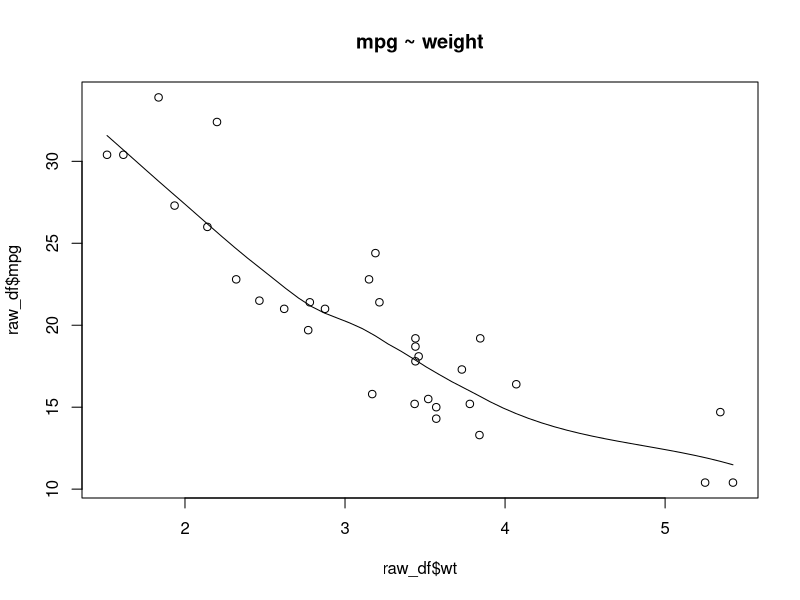
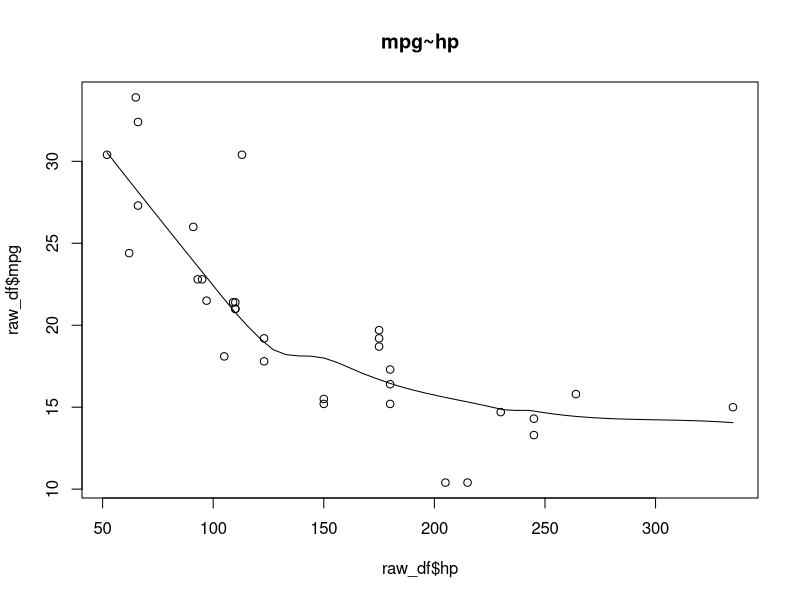
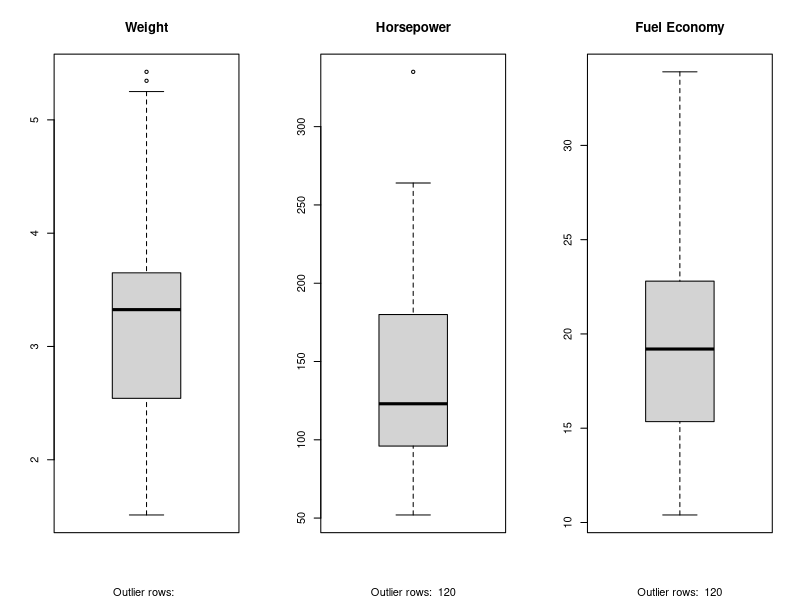
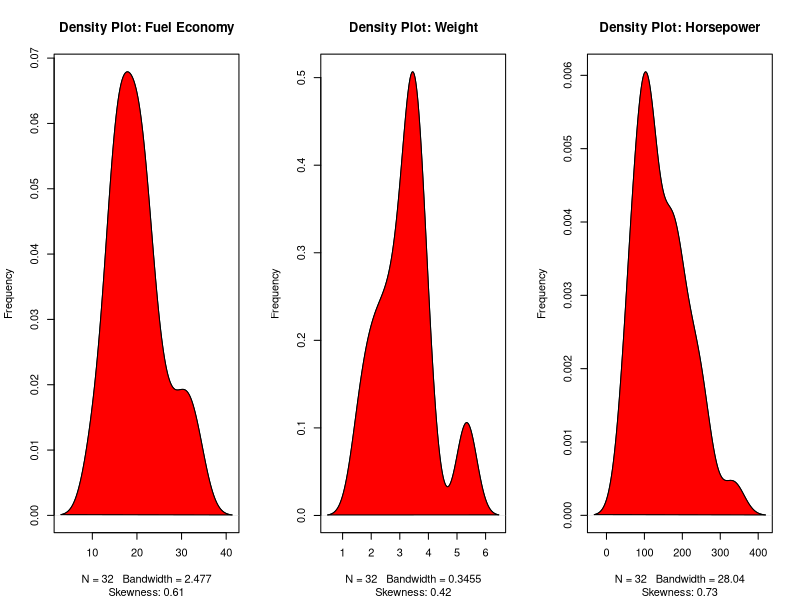

These figures' R source, in order:
## ---- chunk 1
head(mtcars)  # display the first 6 observations
## ---- chunk 2
raw_df <- data.frame(mtcars)
## ---- chunk 3
scatter.smooth(x=raw_df$wt, y=raw_df$mpg, main="mpg ~ weight")  # scatterplot
scatter.smooth(x=raw_df$hp, y=raw_df$mpg, main="mpg~hp")
## ---- chunk 4

par(mfrow = c(1, 3))

boxplot(raw_df$wt, main="Weight", sub=paste("Outlier rows: ", boxplot.stats(cars$speed)$out))  # box plot for 'weight'

boxplot(raw_df$hp, main="Horsepower", sub=paste("Outlier rows: ", boxplot.stats(cars$dist)$out))  # box plot for 'hp'

boxplot(raw_df$mpg, main="Fuel Economy", sub=paste("Outlier rows: ", boxplot.stats(cars$dist)$out))  # box plot for 'mpg'
## ---- chunk 5
library(e1071)  # for skewness function

plot(density(raw_df$mpg), main="Density Plot: Fuel Economy", ylab="Frequency", sub=paste("Skewness:", round(e1071::skewness(raw_df$mpg), 2)))  # density plot for 'mpg'
polygon(density(raw_df$mpg), col="red")

plot(density(raw_df$wt), main="Density Plot: Weight", ylab="Frequency", sub=paste("Skewness:", round(e1071::skewness(raw_df$wt), 2)))  # density plot for 'wt'
polygon(density(raw_df$wt), col="red")

plot(density(raw_df$hp), main="Density Plot: Horsepower", ylab="Frequency", sub=paste("Skewness:", round(e1071::skewness(raw_df$hp), 2)))  # density plot for 'hp'
polygon(density(raw_df$hp), col="red")

## ---- chunk 6
cor(raw_df$mpg, raw_df$wt)
cor(raw_df$mpg, raw_df$hp) 
## ---- chunk 7
linearMod <- lm(mpg ~ wt + hp, data=raw_df)  # build linear regression model on full data
print(linearMod)
## ---- chunk 8
summary(linearMod)  # model summary
## ---- chunk 9
modelSummary <- summary(linearMod)  # capture model summary as an object

modelCoeffs <- modelSummary$coefficients  # model coefficients

beta_wt <- modelCoeffs["wt", "Estimate"] # get beta estimate for weight
se_wt <- modelCoeffs["wt", "Std. Error"]  # get std.error for weight  

beta_hp <- modelCoeffs["hp", "Estimate"] # get beta estimate for horsepower
se_hp <- modelCoeffs["hp", "Std. Error"]  # get std.error for horsepower

t_wt <- beta_wt/se_wt  # calc t statistic
t_hp <- beta_hp/se_hp

p_wt <- 2*pt(-abs(t_wt), df=nrow(raw_df)- 1)  # calc p Value
p_hp <- 2*pt(-abs(t_hp), df=nrow(raw_df)- 1)  # calc p Value

f <- summary(linearMod)$fstatistic 
f_statistic <- modelSummary$fstatistic[1]  # fstatistic

## ---- chunk 10
# Create Training and Test data 
set.seed(1)  # setting seed to reproduce results of random sampling
trainingRowIndex <- sample(1:nrow(raw_df), 0.8*nrow(raw_df))  # row indices for training data
trainingData <- raw_df[trainingRowIndex, ]  # model training data
testData  <- raw_df[-trainingRowIndex, ]   # test data
## ---- chunk 11
# Build the model on training data
lmMod <- lm(mpg ~ wt + hp, data=trainingData)  # build the model
distPred <- predict(lmMod, testData)  # predict distance
## ---- chunk 12
summary(lmMod)  # model summary
## ---- chunk 13
actuals_preds <- data.frame(cbind(actuals=testData$dist, predicteds=distPred))  # make actuals_predicteds dataframe
correlation_accuracy <- cor(actuals_preds)  # 82.7%
head(actuals_preds)
